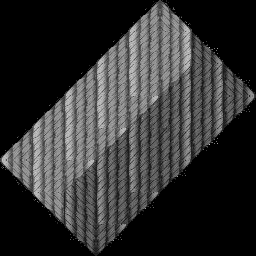

Below is a game level as drawn by its tile map, then a one-line description and the .tmx that defines it (tile-layer data replaced by summaries):
An orthogonal 8x8 tile map with 32x32 px tiles, 3 tile layers (Tile Layer 3, Tile Layer 1, Tile Layer 2), 2 tilesets.

<map version="1.0" orientation="orthogonal" renderorder="right-down" width="8" height="8" tilewidth="32" tileheight="32" nextobjectid="1">
 <tileset firstgid="1" name="grey_roof" tilewidth="32" tileheight="32" tilecount="20" columns="4">
  <image source="grey_roof.png" width="128" height="160" />
 </tileset>
 <tileset firstgid="21" name="bu_main_scaled_alpha" tilewidth="32" tileheight="32" tilecount="4550" columns="65">
  <image source="bu_main_scaled_alpha.png" width="2080" height="2240" />
 </tileset>
 <layer name="Tile Layer 3" width="8" height="8">
  <data>[64 cells, 63 non-empty, 51 distinct tile ids]</data>
 </layer>
 <layer name="Tile Layer 1" width="8" height="8">
  <data>[64 cells, 30 non-empty, 7 distinct tile ids]</data>
 </layer>
 <layer name="Tile Layer 2" width="8" height="8">
  <data>[64 cells, 10 non-empty, 2 distinct tile ids]</data>
 </layer>
</map>